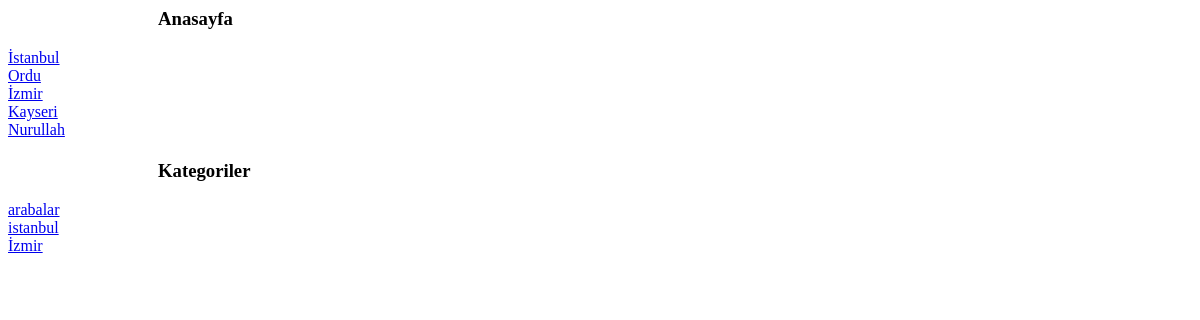
/, run on an earlier commit of the app's database.
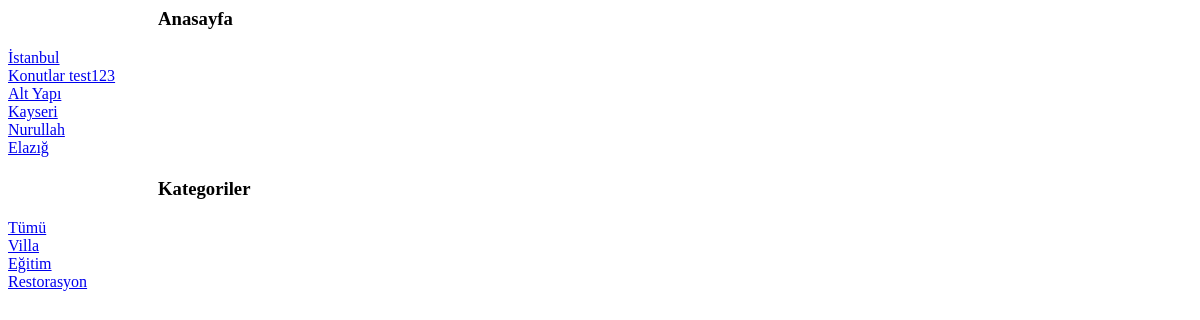
And on a later commit of the database.
### sayfalar/models.py (models this page shows, shortened)
class project(models.Model):
    title=models.CharField(max_length=50)
    text=models.TextField()
    img=models.CharField(max_length=50,blank=False)
    date=models.DateField(auto_now=True)
    isActive=models.BooleanField()
    slug=models.SlugField(default="",null=False,unique=True,db_index=True,blank=True)
    category=models.ForeignKey(categories,default=1, on_delete=models.CASCADE,related_name="evler")

class categories(models.Model):
    name=models.CharField(max_length=40)
    slug=models.SlugField(default="",null=False,unique=True,db_index=True,max_length=50)

### sayfalar/views.py (the view)
# urls.py: path('', views.anasayfa),
def anasayfa(request):
    project_ = project.objects.filter(isActive=True)
    kategoriler = categories.objects.all()
    return render(request,'pages/anasayfa.html',{'project':project_,'kategoriler':kategoriler})

### sayfalar/templates/pages/anasayfa.html (shortened to what this page needs)
{% block title %}
<h3 style="margin-left: 150px;">Anasayfa</h3>
{% for project_ in project %}
    <a href="/project/{{project_.slug}}">{{project_.title}}</a>
{% endfor %}
{% endblock title %}
{% include "pages/categories.html" %}

### sayfalar/templates/pages/categories.html
{% extends "layout.html" %}
{% block title %}
<h3 style="margin-left: 150px;">Kategoriler</h3>
{% for kategori in kategoriler %}
    <a href="/project/kategori/{{ kategori.slug }}">{{ kategori.name }}</a>
    <br>
{% endfor %}
{% endblock title %}

What changed in the data, as far as the page shows it:
removed categories: name "arabalar"
removed categories: name "istanbul"
removed categories: name "İzmir"
changed project: title "Ordu" → "Konutlar test123"
changed project: title "İzmir" → "Alt Yapı"
added project: title "Elazığ"
added categories: name "Tümü"
added categories: name "Villa"
added categories: name "Eğitim"
added categories: name "Restorasyon"
